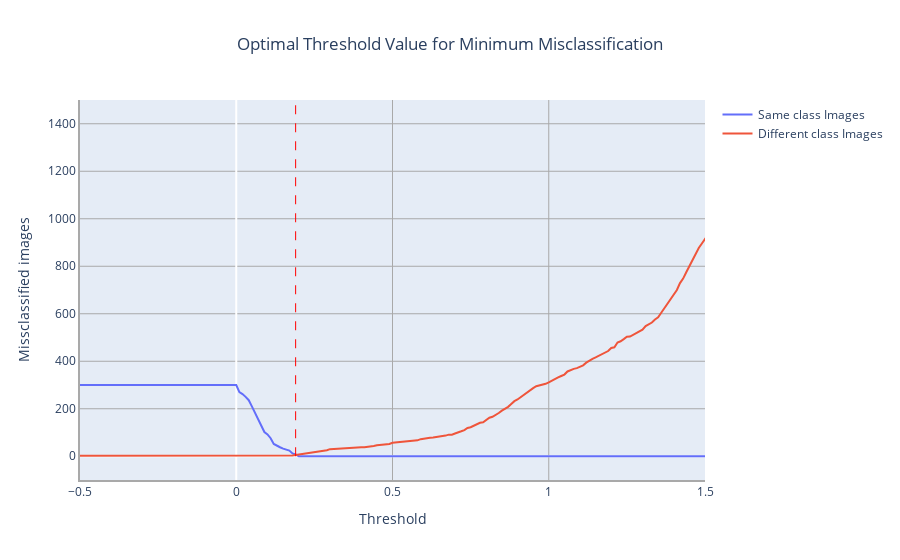

The notebook cell this image was saved under:
### Code cell
import plotly.graph_objects as go

# create trace for the first line
trace1 = go.Scatter(x=my_list, y=same, mode='lines', name='Same class Images')

# create trace for the second line
trace2 = go.Scatter(x=my_list, y=different, mode='lines', name='Different class Images')

# create the figure object and add both traces
fig = go.Figure()
fig.add_trace(trace1)
fig.add_trace(trace2)

# set the x-axis range to -1 to 1 and y-axis range to -100 to 2500
fig.update_xaxes(range=[-0.5, 1.5])
fig.update_yaxes(range=[-100, 1500])

# find the intersection point of the two lines
intersection_point = my_list[same.index(max(same))]

# add a vertical line at x=0.2
fig.add_shape(type='line', x0=0.19, x1=0.19,
              y0=0, y1=max(final),
              line=dict(color='red', width=1, dash='dash'),
              name='Intersection of both')


fig.update_layout(
    title={
        'text': 'Optimal Threshold Value for Minimum Misclassification',
        'x': 0.5,
        'xanchor': 'center'
    },
    xaxis_title='Threshold',
    yaxis_title='Missclassified images',
    xaxis=dict(showgrid=True, gridwidth=1, gridcolor='DarkGray', linecolor='DarkGray', linewidth=2),
    yaxis=dict(showgrid=True, gridwidth=1, gridcolor='DarkGray', linecolor='DarkGray', linewidth=2),
    showlegend=True
)

# display the plot
fig.show()

### Figure 1 — Plotly figure (JSON) as saved in the notebook; plotly's stock layout.template omitted (floating-point values rounded to 4 significant figures; data arrays with more than 128 entries replaced by an {"elided": "..."} marker saying what was removed)
{"data": [{"mode": "lines", "name": "Same class Images", "type": "scatter", "x": {"elided": "601 float values"}, "y": {"elided": "601 int values"}}, {"mode": "lines", "name": "Different class Images", "type": "scatter", "x": {"elided": "601 float values"}, "y": {"elided": "601 int values"}}], "layout": {"shapes": [{"line": {"color": "red", "dash": "dash", "width": 1}, "name": "Intersection of both", "type": "line", "x0": 0.19, "x1": 0.19, "y0": 0, "y1": 4302}], "showlegend": true, "title": {"text": "Optimal Threshold Value for Minimum Misclassification", "x": 0.5, "xanchor": "center"}, "xaxis": {"gridcolor": "DarkGray", "gridwidth": 1, "linecolor": "DarkGray", "linewidth": 2, "range": [-0.5, 1.5], "showgrid": true, "title": {"text": "Threshold"}}, "yaxis": {"gridcolor": "DarkGray", "gridwidth": 1, "linecolor": "DarkGray", "linewidth": 2, "range": [-100, 1500], "showgrid": true, "title": {"text": "Missclassified images"}}}}
